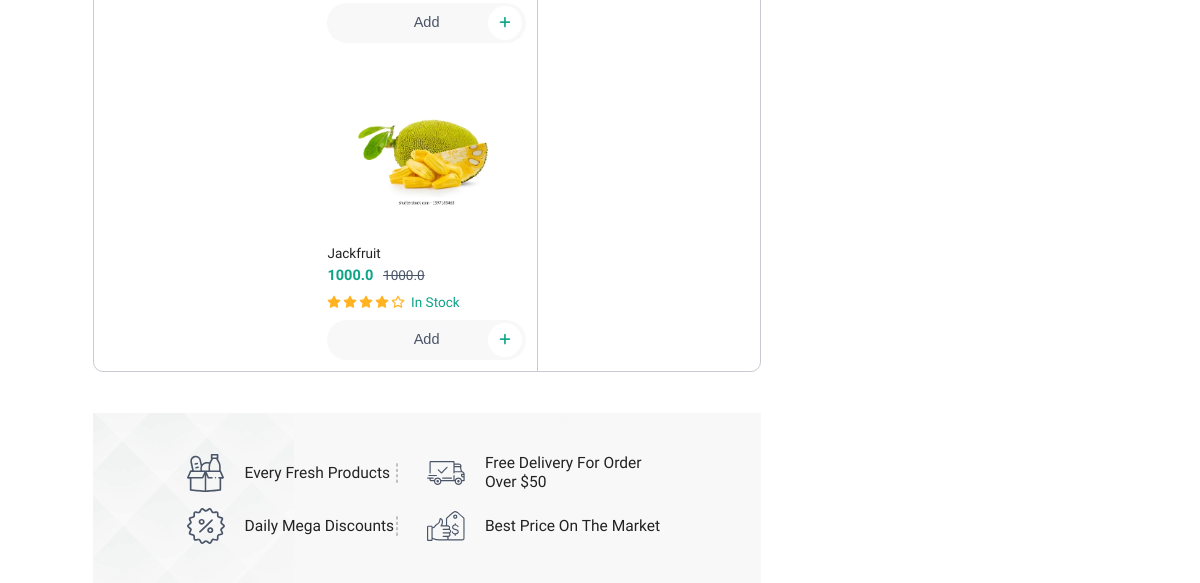
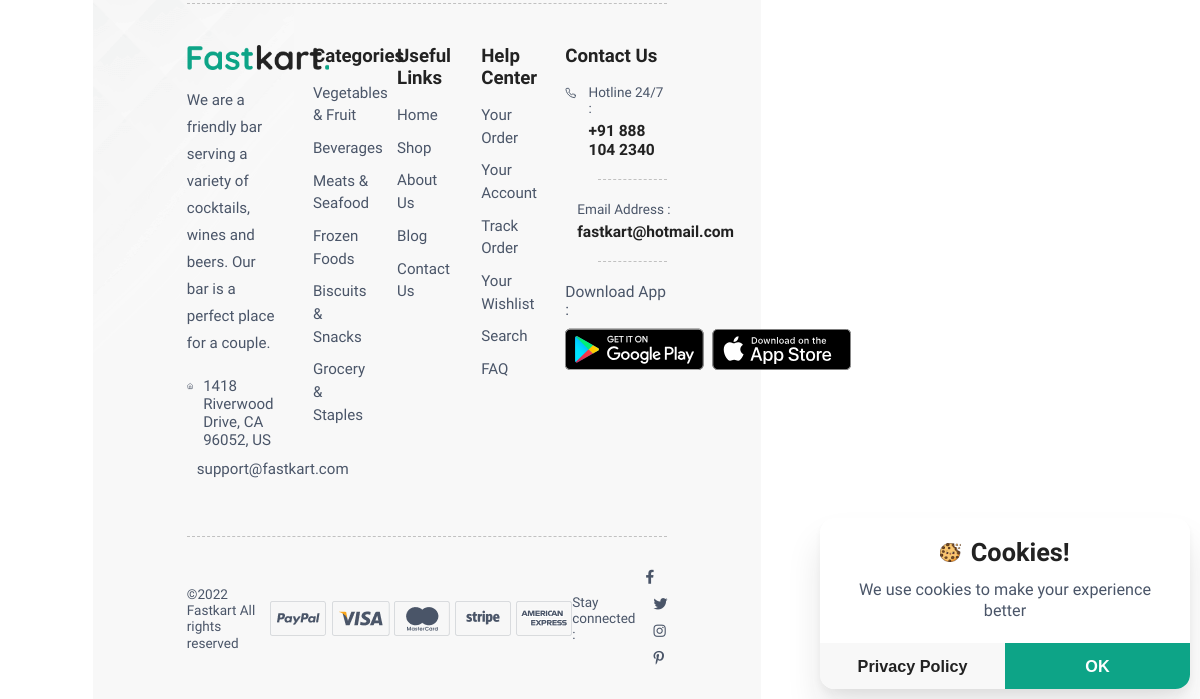
The app's page /search=Fruits (lower part), older data (2 pictures, top to bottom).
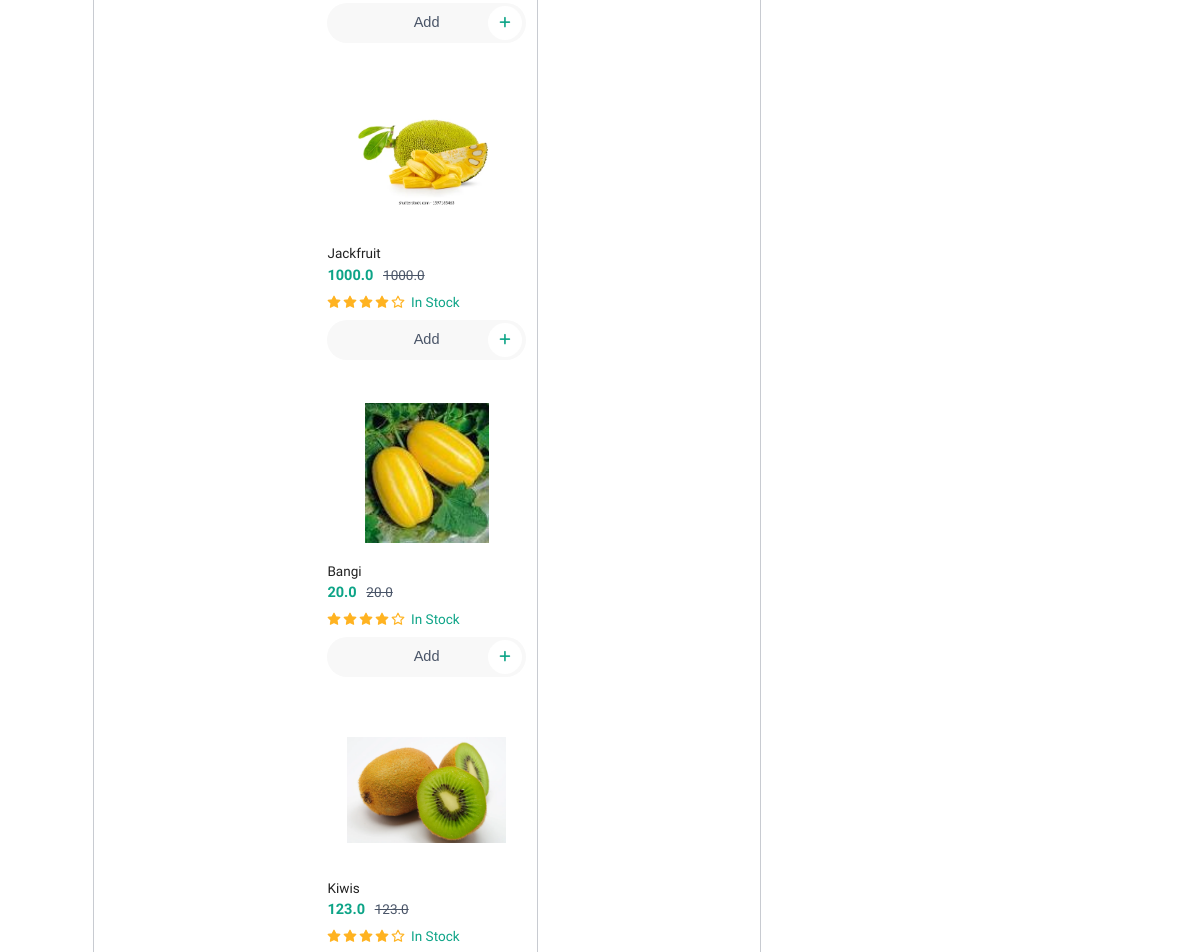
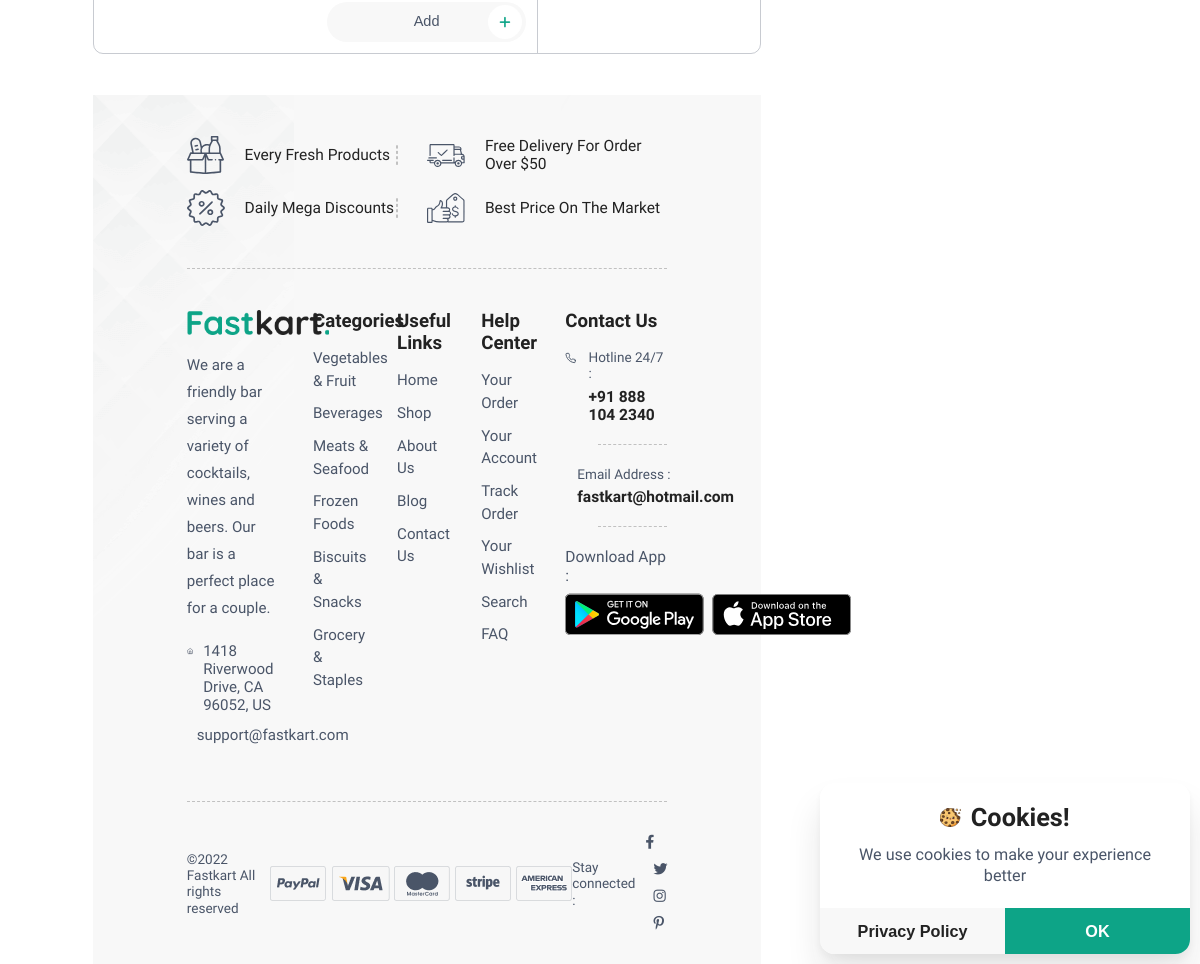
The same page, newer data (2 pictures, top to bottom).
### hello/models.py (models this page shows, shortened)
class Product(models.Model):
    name = models.CharField(max_length=30, null=False, blank=False)
    price = models.FloatField()
    image = models.ImageField(upload_to='ProdImage')
    description = models.TextField()
    category = models.ForeignKey(Category, on_delete=models.CASCADE)
    created_at = models.DateTimeField(auto_now=True)

### hello/views.py (the view)
# urls.py: path("search=<str:pk>", views.search, name="search"),
def search(request, pk):
    category = Category.objects.filter(name=pk)
    if category.exists():
        prod = Product.objects.filter(category=category[0].id)
    else:
        prod = Product.objects.filter(name__startswith=pk)
    return render(request, "search.html", {"product": prod})

### templates/search.html (shortened to what this page needs)
{% extends 'index.html' %}

### templates/index.html (shortened to what the changed rows need)
<!DOCTYPE html>
{% load static %}
<html lang="en">
<head>
    <link id="rtl-link" rel="stylesheet" type="text/css" href="{% static 'assets/css/vendors/bootstrap.css'%}">
    <link rel="stylesheet" href="{% static 'assets/css/animate.min.css'%}"/>
    <link rel="stylesheet" type="text/css" href="{% static 'assets/css/vendors/font-awesome.css'%}">
    <link rel="stylesheet" type="text/css" href="{% static 'assets/css/vendors/feather-icon.css'%}">
    <link rel="stylesheet" type="text/css" href="{% static 'assets/css/vendors/slick/slick.css'%}">
    <link rel="stylesheet" type="text/css" href="{% static 'assets/css/vendors/slick/slick-theme.css'%}">
    <link rel="stylesheet" type="text/css" href="{% static 'assets/css/bulk-style.css'%}">
    <link rel="stylesheet" type="text/css" href="{% static 'assets/css/vendors/animate.css'%}">
    <link id="color-link" rel="stylesheet" type="text/css" href="{% static 'assets/css/style.css'%}">
</head>
<body class="bg-effect">
<section class="product-section">
    <div class="container-fluid-lg">
        <div class="row g-sm-4 g-3">
            <div class="col-xxl-9 col-xl-8">
                <div class="section-b-space">
                    <div class="product-border border-row overflow-hidden">
                        <div class="product-box-slider no-arrow">
                            <div>
                                <div class="row m-0">
                                    <div class="col-12 px-0">
                                        {% for i in product %}
                                        <div class="product-box">
                                            <div class="product-image">
                                                <a href="{% url 'product' i.id %}">
                                                    <img src="{{i.image.url}}"
                                                         class="img-fluid blur-up lazyload" alt="">
                                                </a>
                                            </div>
                                            <div class="product-detail">
                                                    <h6 class="name">{{i.name}}</h6>
                                                <h5 class="sold text-content">
                                                    <span class="theme-color price">{{i.price}}</span>
                                                    <del>{{i.price}}</del>
                                                </h5>
                                                <div class="product-rating mt-sm-2 mt-1">
                                                    <ul class="rating">
                                                        <li>
                                                            <i data-feather="star" class="fill"></i>
                                                        </li>
                                                        <li>
                                                            <i data-feather="star" class="fill"></i>
                                                        </li>
                                                        <li>
                                                            <i data-feather="star" class="fill"></i>
                                                        </li>
                                                        <li>
                                                            <i data-feather="star" class="fill"></i>
                                                        </li>
                                                        <li>
                                                            <i data-feather="star"></i>
                                                        </li>
                                                    </ul>
                                                    <h6 class="theme-color">In Stock</h6>
                                                </div>
                                                <div class="add-to-cart-box">
                                                    <button class="btn btn-add-cart addcart-button">Add
                                                        <span class="add-icon">
                                                                <i class="fa-solid fa-plus"></i>
                                                            </span>
                                                    </button>
                                                </div>
                                            </div>
                                        </div>
                                        {% endfor %}
                                    </div>
                                </div>
                            </div>
                        </div>
                    </div>
                </div>
                <div class="cookie-bar-box">
                    <div class="cookie-box">
                        <div class="cookie-image">
                            <h2>Cookies!</h2>
                        </div>
                    </div>
                </div>
            </div>
</body>
</html>

Row changes from the older to the newer data that the page shows:
added Product: image (picture), name "Bangi", price "20.0"
added Product: image (picture), name "Kiwis", price "123.0"
